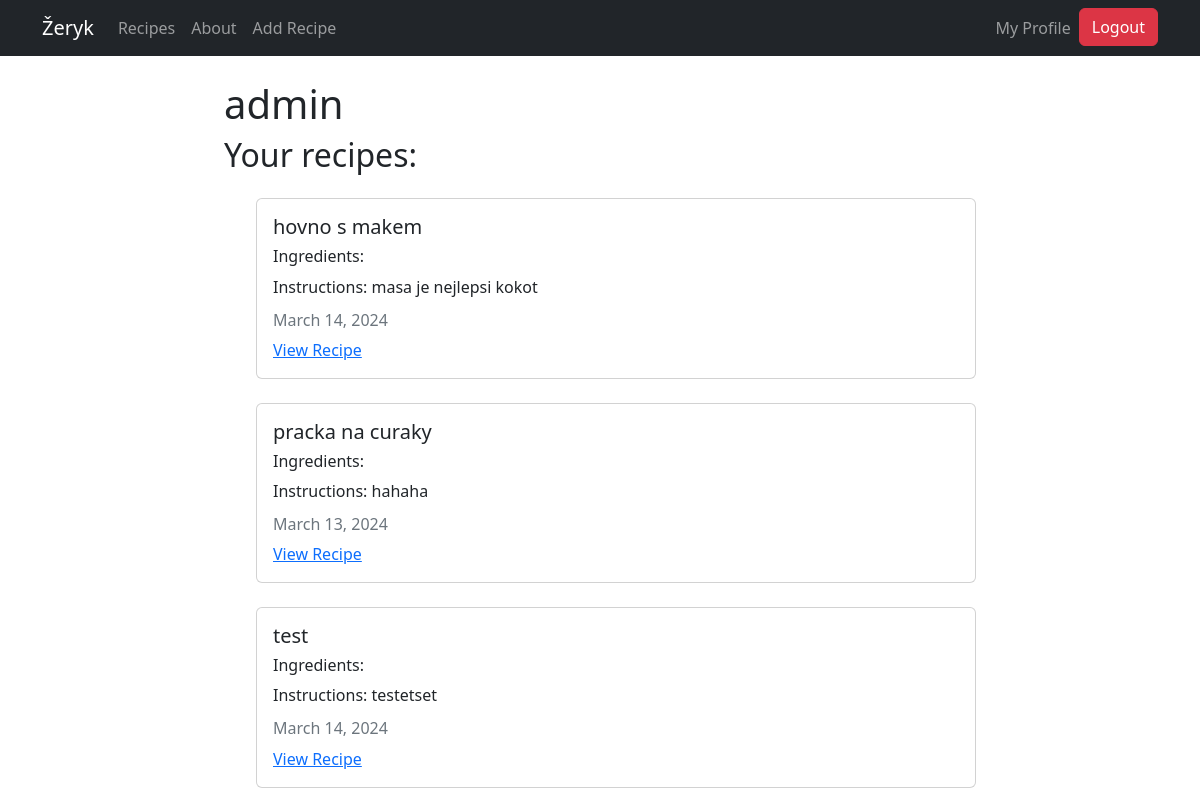
The app's page /profile/ (signed in), older data.
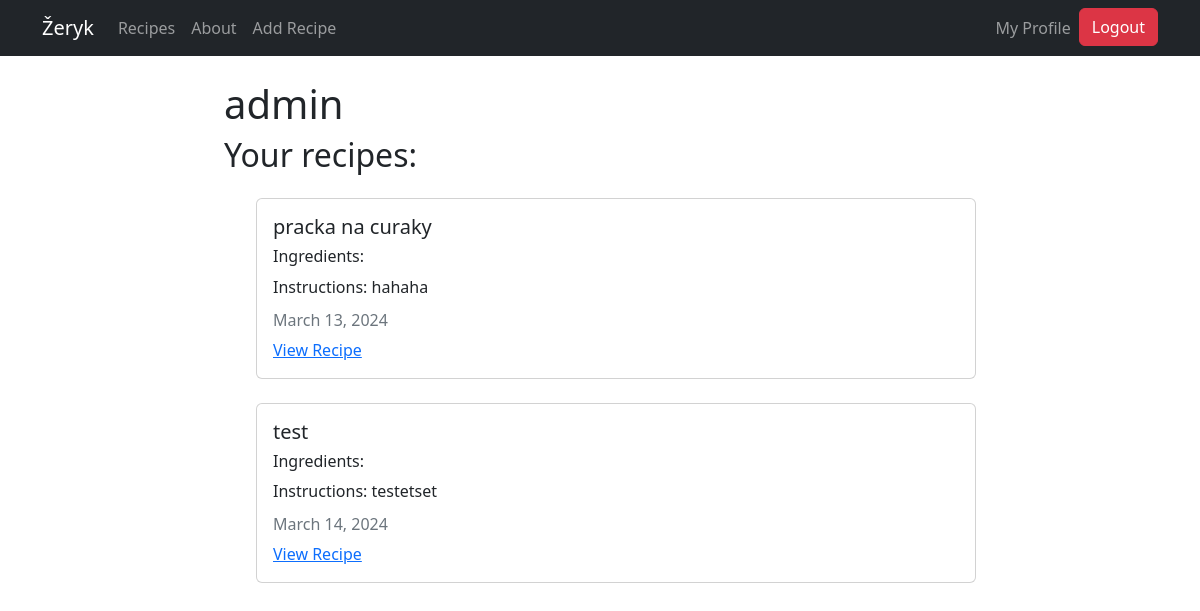
The same page, newer data.
### recipes/models.py (models this page shows, shortened)
class Recipe(models.Model):
  title = models.CharField(max_length=100)
  description = models.TextField()
  author = models.ForeignKey(User, on_delete=models.CASCADE)
  created_at = models.DateTimeField(auto_now_add=True)
  updated_at = models.DateTimeField(auto_now=True)
  ingredients = models.ManyToManyField(Ingredient)
  likes = models.ManyToManyField(User, related_name='blog_posts')

### users/views.py (the view)
# urls.py: path('profile/', user_views.profile, name="user-profile"),
def profile(request):
  user = request.user
  recipes = Recipe.objects.filter(author=user)
  return render(request, 'users/profile.html', {'recipes': recipes})

### users/templates/users/profile.html (shortened to what this page needs)
{% extends "recipes/base.html" %}
{% load crispy_forms_tags %}
{% block content %}
<div class="container">
  <h1>{{ user.username }}</h1>
  <h2>Your recipes:</h2>
  <ul>
    {% for recipe in recipes %}
    <div class="card my-4">
      <div class="card-body">
        <h5 class="card-title">{{ recipe.title }}</h5>
        <h6>Ingredients:</h6>
        <p class="card-text">Instructions: {{ recipe.description }}</p>
        <h6 class="card-subtitle mb-2 text-muted">
          {{ recipe.updated_at|date:"F d, Y" }}
        </h6>
        <a href="{% url 'recipes-detail' recipe.pk %}" class="card-link"
          >View Recipe</a
        >
      </div>
    </div>
    {% endfor %}
  </ul>
</div>
{% endblock content %}

### recipes/templates/recipes/base.html (shortened to what this page needs)
<!DOCTYPE html>
<html lang="en">
  <head>
    <link
      href="https://cdn.jsdelivr.net/npm/bootstrap@5.2.0-beta1/dist/css/bootstrap.min.css"
      rel="stylesheet"
 />
  </head>
  <body>
    <nav class="navbar navbar-expand-lg navbar-dark bg-dark">
      <div class="container">
        <a class="navbar-brand" href="{% url 'recipes-home' %}">Žeryk</a>
        <div class="collapse navbar-collapse" id="navbarNav">
          <ul class="navbar-nav">
            <li class="nav-item">
              <a
                class="nav-link"
                aria-current="page"
                href="{% url 'recipes-home' %}"
                >Recipes</a
              >
            </li>
            <li class="nav-item">
              <a class="nav-link" href="{% url 'recipes-about' %}">About</a>
            </li>
            <li class="nav-item">
              <a class="nav-link" href="{% url 'recipes-create' %}"
                >Add Recipe</a
              >
            </li>
          </ul>
        </div>
        <div class="navbar-nav">
          {% if user.is_authenticated %}
          <a class="nav-item nav-link" href="{% url 'user-profile' %}"
            >My Profile</a
          >
          <form method="post" action="{% url 'logout' %}">
            <button class="btn btn-danger" type="submit">Logout</button>
          </form>
          {% else %}
          <a class="nav-item nav-link" href="{% url 'user-login' %}">Login</a>
          <a class="nav-item nav-link" href="{% url 'user-register' %}"
            >Register</a
          >
          {% endif %}
        </div>
      </div>
    </nav>
    <div class="container mt-4 col-8">
       {% block content %} {% endblock %}
    </div>
  </body>
</html>

Row changes from the older to the newer data that the page shows:
removed Recipe: title "hovno s makem", description "masa je nejlepsi kokot", updated_at "March 14, 2024"
